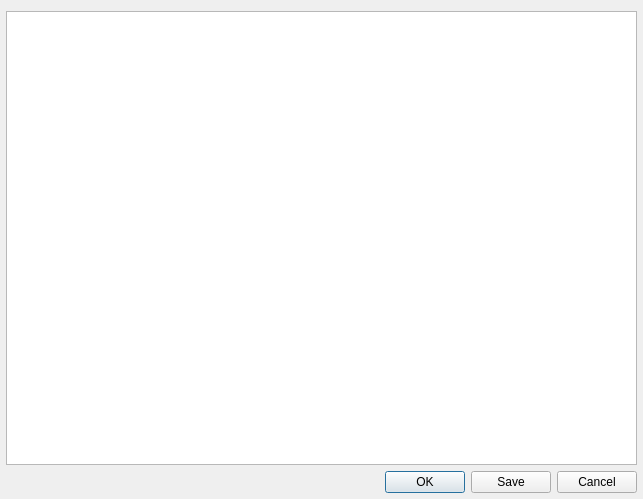
<?xml version="1.0" encoding="UTF-8"?>
<ui version="4.0">
 <class>QSSEditorDialog</class>
 <widget class="QDialog" name="QSSEditorDialog">
  <property name="geometry">
   <rect>
    <x>0</x>
    <y>0</y>
    <width>643</width>
    <height>499</height>
   </rect>
  </property>
  <property name="windowTitle">
   <string>Dialog</string>
  </property>
  <layout class="QVBoxLayout" name="verticalLayout">
   <property name="leftMargin">
    <number>6</number>
   </property>
   <property name="rightMargin">
    <number>6</number>
   </property>
   <property name="bottomMargin">
    <number>6</number>
   </property>
   <item>
    <widget class="QTextEdit" name="textEdit"/>
   </item>
   <item>
    <widget class="QDialogButtonBox" name="buttonBox">
     <property name="orientation">
      <enum>Qt::Horizontal</enum>
     </property>
     <property name="standardButtons">
      <set>QDialogButtonBox::Cancel|QDialogButtonBox::Ok|QDialogButtonBox::Save</set>
     </property>
    </widget>
   </item>
  </layout>
 </widget>
 <resources/>
 <connections/>
</ui>
